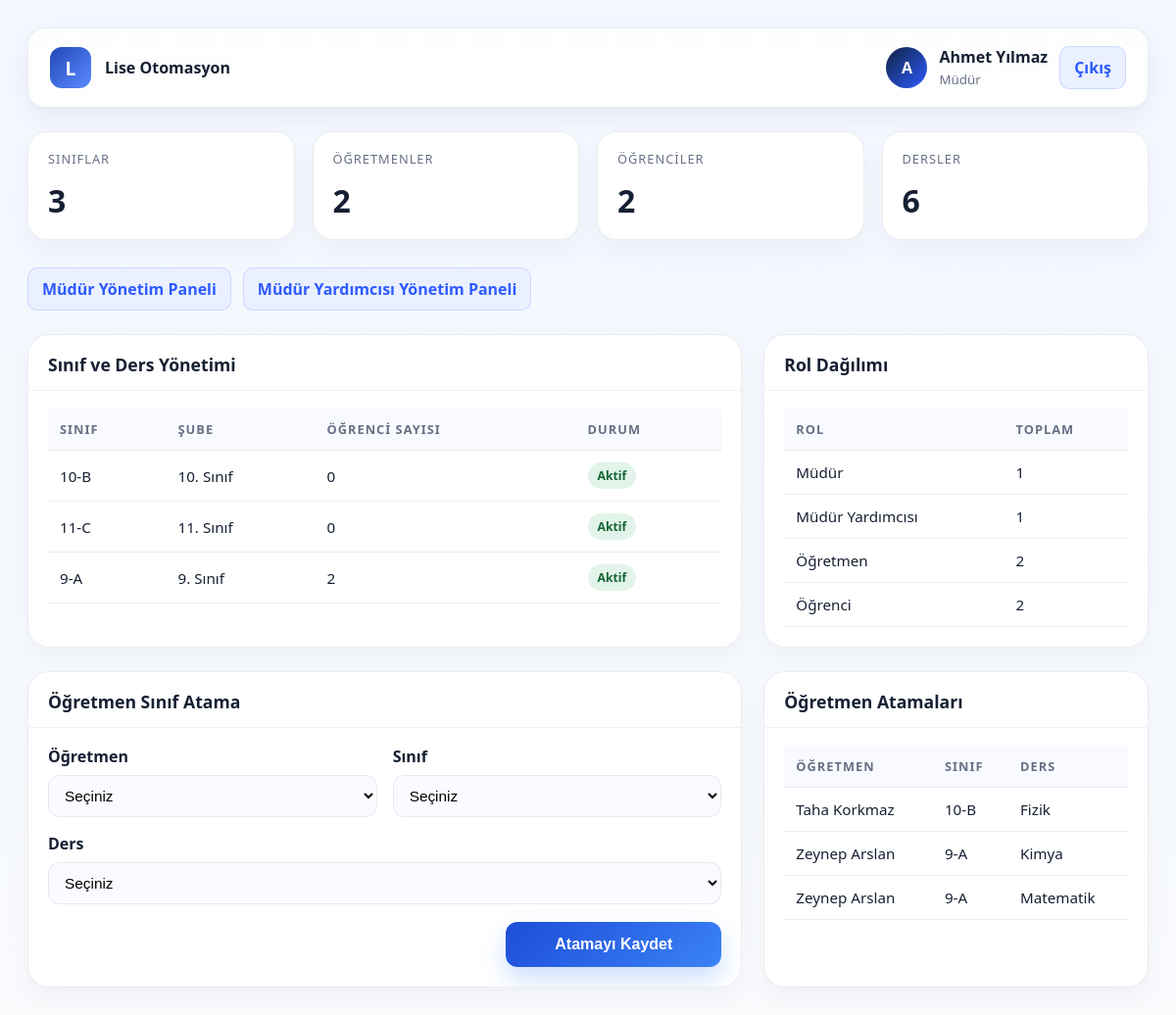
/dashboard.php (signed in), run on the app's committed database.
### tables this page shows
CREATE TABLE IF NOT EXISTS users (
    id INT AUTO_INCREMENT PRIMARY KEY,
    username VARCHAR(80) NOT NULL UNIQUE,
    password VARCHAR(255) NOT NULL,
    full_name VARCHAR(150) NOT NULL,
    role_id INT NOT NULL,
    class_id INT DEFAULT NULL,
    created_at TIMESTAMP DEFAULT CURRENT_TIMESTAMP,
    FOREIGN KEY (role_id) REFERENCES roles(id),
    FOREIGN KEY (class_id) REFERENCES classes(id)
);

CREATE TABLE IF NOT EXISTS roles (
    id INT AUTO_INCREMENT PRIMARY KEY,
    name VARCHAR(50) NOT NULL UNIQUE,
    label VARCHAR(100) NOT NULL
);

CREATE TABLE IF NOT EXISTS classes (
    id INT AUTO_INCREMENT PRIMARY KEY,
    name VARCHAR(50) NOT NULL UNIQUE,
    grade VARCHAR(20) DEFAULT NULL,
    advisor_teacher_id INT DEFAULT NULL
);

CREATE TABLE IF NOT EXISTS teacher_class_subject (
    id INT AUTO_INCREMENT PRIMARY KEY,
    teacher_id INT NOT NULL,
    class_id INT NOT NULL,
    subject_id INT NOT NULL,
    UNIQUE KEY uniq_teacher_class_subject (teacher_id, class_id, subject_id),
    FOREIGN KEY (teacher_id) REFERENCES users(id),
    FOREIGN KEY (class_id) REFERENCES classes(id),
    FOREIGN KEY (subject_id) REFERENCES subjects(id)
);

CREATE TABLE IF NOT EXISTS subjects (
    id INT AUTO_INCREMENT PRIMARY KEY,
    name VARCHAR(100) NOT NULL UNIQUE
);

### includes/auth.php (called while the page is built, shortened)
<?php
function currentUser(): ?array
{
    return $_SESSION['user'] ?? null;
}
function roleLabel(string $role): string
{
    $labels = [
        'admin' => 'Müdür',
        'assistant_principal' => 'Müdür Yardımcısı',
        'teacher' => 'Öğretmen',
        'student' => 'Öğrenci',
    ];
    return $labels[$role] ?? ucfirst(str_replace('_', ' ', $role));
}

### includes/functions.php (called while the page is built, shortened)
<?php
function fetchOne(PDO $pdo, string $sql, array $params = []): ?array
{
    $statement = $pdo->prepare($sql);
    $statement->execute($params);
    $result = $statement->fetch();
    return $result ?: null;
}
function fetchAll(PDO $pdo, string $sql, array $params = []): array
{
    $statement = $pdo->prepare($sql);
    $statement->execute($params);
    return $statement->fetchAll();
}

### dashboard.php (the view, shortened to what this page needs)
<?php
require_once __DIR__ . '/includes/auth.php';
require_once __DIR__ . '/includes/functions.php';
$current = currentUser();
$user = fetchOne(
    $db,
    'SELECT u.*, r.name AS role_name
     FROM users u
     INNER JOIN roles r ON r.id = u.role_id
     WHERE u.id = :id
     LIMIT 1',
    ['id' => (int) $current['id']]
);
$role = $user['role_name'];
$classes = fetchAll($db, 'SELECT * FROM classes ORDER BY name ASC');
$teachers = fetchAll($db, 'SELECT * FROM users WHERE role_id = (SELECT id FROM roles WHERE name = :role) ORDER BY full_name ASC', ['role' => 'teacher']);
$students = fetchAll($db, 'SELECT * FROM users WHERE role_id = (SELECT id FROM roles WHERE name = :role) ORDER BY full_name ASC', ['role' => 'student']);
$subjects = fetchAll($db, 'SELECT * FROM subjects ORDER BY name ASC');
$teacherAssignments = fetchAll(
    $db,
    'SELECT tcs.id, t.full_name AS teacher_name, c.name AS class_name, s.name AS subject_name
     FROM teacher_class_subject tcs
     INNER JOIN users t ON t.id = tcs.teacher_id
     INNER JOIN classes c ON c.id = tcs.class_id
     INNER JOIN subjects s ON s.id = tcs.subject_id
     ORDER BY c.name ASC, s.name ASC'
);
$teacherAssignments = fetchAll(
    $db,
    'SELECT tcs.id, t.full_name AS teacher_name, c.name AS class_name, s.name AS subject_name
     FROM teacher_class_subject tcs
     INNER JOIN users t ON t.id = tcs.teacher_id
     INNER JOIN classes c ON c.id = tcs.class_id
     INNER JOIN subjects s ON s.id = tcs.subject_id
     ORDER BY c.name ASC, s.name ASC'
);
$stats = [
    ['label' => 'Sınıflar', 'value' => count($classes)],
    ['label' => 'Öğretmenler', 'value' => count($teachers)],
    ['label' => 'Öğrenciler', 'value' => count($students)],
    ['label' => 'Dersler', 'value' => count($subjects)],
];
?>
<!DOCTYPE html>
<html lang="tr">
<head>
    <link rel="stylesheet" href="assets/css/style.css">
</head>
<body>
    <div class="dashboard">
        <div class="topbar">
            <div class="brand">
                <span class="brand-mark">L</span>
                <span>Lise Otomasyon</span>
            </div>
            <div class="user-box">
                <div class="avatar"><?= htmlspecialchars(substr($user['full_name'], 0, 1), ENT_QUOTES, 'UTF-8'); ?></div>
                <div class="user-meta">
                    <strong><?= htmlspecialchars($user['full_name'], ENT_QUOTES, 'UTF-8'); ?></strong>
                    <small><?= htmlspecialchars(roleLabel($role), ENT_QUOTES, 'UTF-8'); ?></small>
                </div>
                <a href="logout.php" class="logout-btn">Çıkış</a>
            </div>
        </div>
        <div class="content">
            <div class="stats-grid">
                <?php foreach ($stats as $stat): ?>
                    <div class="stat-card">
                        <div class="label"><?= htmlspecialchars($stat['label'], ENT_QUOTES, 'UTF-8'); ?></div>
                        <div class="value"><?= htmlspecialchars((string) $stat['value'], ENT_QUOTES, 'UTF-8'); ?></div>
                    </div>
                <?php endforeach; ?>
            </div>
            <?php if ($role === 'admin' || $role === 'assistant_principal'): ?>
                <div style="display:flex; gap:12px; flex-wrap:wrap; margin-bottom: 24px;">
                    <a href="admin_management.php" class="logout-btn">Müdür Yönetim Paneli</a>
                    <a href="assistant_management.php" class="logout-btn">Müdür Yardımcısı Yönetim Paneli</a>
                </div>
            <?php endif; ?>
            <?php if ($role === 'admin' || $role === 'assistant_principal'): ?>
                <div class="panel-grid">
                    <div class="panel">
                        <div class="panel-header-block">
                            <h3>Sınıf ve Ders Yönetimi</h3>
                        </div>
                        <div class="panel-body">
                            <div class="table-wrap">
                                <table>
                                    <thead>
                                        <tr>
                                            <th>Sınıf</th>
                                            <th>Şube</th>
                                            <th>Öğrenci Sayısı</th>
                                            <th>Durum</th>
                                        </tr>
                                    </thead>
                                    <tbody>
                                        <?php foreach ($classes as $classRow): ?>
                                            <tr>
                                                <td><?= htmlspecialchars($classRow['name'], ENT_QUOTES, 'UTF-8'); ?></td>
                                                <td><?= htmlspecialchars($classRow['grade'] ?? 'Seviye', ENT_QUOTES, 'UTF-8'); ?></td>
                                                <td><?= count(array_filter($students, fn($student) => (int) $student['class_id'] === (int) $classRow['id'])); ?></td>
                                                <td><span class="badge green">Aktif</span></td>
                                            </tr>
                                        <?php endforeach; ?>
                                    </tbody>
                                </table>
                            </div>
                        </div>
                    </div>
                    <div class="panel">
                        <div class="panel-header-block">
                            <h3>Rol Dağılımı</h3>
                        </div>
                        <div class="panel-body">
                            <div class="table-wrap">
                                <table>
                                    <thead>
                                        <tr>
                                            <th>Rol</th>
                                            <th>Toplam</th>
                                        </tr>
                                    </thead>
                                    <tbody>
                                        <tr><td>Müdür</td><td>1</td></tr>
                                        <tr><td>Müdür Yardımcısı</td><td>1</td></tr>
                                        <tr><td>Öğretmen</td><td><?= count($teachers); ?></td></tr>
                                        <tr><td>Öğrenci</td><td><?= count($students); ?></td></tr>
                                    </tbody>
                                </table>
                            </div>
                        </div>
                    </div>
                </div>
            <?php endif; ?>
            <?php if ($role === 'assistant_principal' || $role === 'admin'): ?>
                <div class="panel-grid">
                    <div class="panel">
                        <div class="panel-header-block">
                            <h3>Öğretmen Sınıf Atama</h3>
                        </div>
                        <div class="panel-body">
                            <form method="post" action="dashboard.php" data-confirm="Öğretmenin sınıf ve ders atamasını kaydetmek istediğinize emin misiniz?">
                                <div class="form-grid">
                                    <div class="field">
                                        <label for="teacher_id">Öğretmen</label>
                                        <select id="teacher_id" name="teacher_id" required>
                                            <option value="">Seçiniz</option>
                                        </select>
                                    </div>
                                    <div class="field">
                                        <label for="class_id">Sınıf</label>
                                        <select id="class_id" name="class_id" required>
                                            <option value="">Seçiniz</option>
                                        </select>
                                    </div>
                                    <div class="field full">
                                        <label for="subject_id">Ders</label>
                                        <select id="subject_id" name="subject_id" required>
                                            <option value="">Seçiniz</option>
                                        </select>
                                    </div>
                                </div>
                                <div class="inline-action">
                                    <button type="submit" class="primary-btn" style="width: auto; min-width: 220px;">Atamayı Kaydet</button>
                                </div>
                            </form>
                        </div>
                    </div>
                    <div class="panel">
                        <div class="panel-header-block">
                            <h3>Öğretmen Atamaları</h3>
                        </div>
                        <div class="panel-body">
                            <div class="table-wrap">
                                <table>
                                    <thead>
                                        <tr>
                                            <th>Öğretmen</th>
                                            <th>Sınıf</th>
                                            <th>Ders</th>
                                        </tr>
                                    </thead>
                                    <tbody>
                                        <?php foreach ($teacherAssignments as $assignment): ?>
                                            <tr>
                                                <td><?= htmlspecialchars($assignment['teacher_name'], ENT_QUOTES, 'UTF-8'); ?></td>
                                                <td><?= htmlspecialchars($assignment['class_name'], ENT_QUOTES, 'UTF-8'); ?></td>
                                                <td><?= htmlspecialchars($assignment['subject_name'], ENT_QUOTES, 'UTF-8'); ?></td>
                                            </tr>
                                        <?php endforeach; ?>
                                    </tbody>
                                </table>
                            </div>
                        </div>
                    </div>
                </div>
            <?php endif; ?>
        </div>
    </div>
</body>
</html>

### assets/css/style.css (style rules this page uses)
:root { --bg: #f4f7ff; --primary: #2d5bff; --primary-soft: #eaf0ff; --dark: #162033; --muted: #667085; --white: #ffffff; --success: #16a34a; --warning: #f59e0b; --danger: #ef4444; --border: rgba(22, 32, 51, 0.08); --shadow: 0 18px 50px rgba(20, 35, 84, 0.12); }
* { box-sizing: border-box; }
body { margin: 0; font-family: "Segoe UI", Tahoma, Geneva, Verdana, sans-serif; background: linear-gradient(135deg, #eef4ff 0%, #f8faff 50%, #eef8f7 100%); color: var(--dark); }
a { text-decoration: none; color: inherit; }
.primary-btn { width: 100%; border: none; border-radius: 12px; padding: 14px 18px; font-size: 1rem; font-weight: 700; cursor: pointer; background: linear-gradient(135deg, #1d4ed8 0%, #3b82f6 100%); color: white; box-shadow: 0 12px 24px rgba(59, 130, 246, 0.26); transition: transform 0.12s ease; }
.dashboard { min-height: 100vh; padding: 28px; background: linear-gradient(180deg, #f3f7ff 0%, #f8fafc 100%); }
.topbar { max-width: 1300px; margin: 0 auto 24px auto; background: rgba(255, 255, 255, 0.88); border: 1px solid var(--border); border-radius: 18px; padding: 18px 22px; display: flex; align-items: center; justify-content: space-between; box-shadow: 0 10px 25px rgba(17, 35, 66, 0.06); }
.brand { display: flex; align-items: center; gap: 14px; font-weight: 700; }
.brand-mark { display: inline-flex; align-items: center; justify-content: center; width: 42px; height: 42px; border-radius: 12px; background: linear-gradient(135deg, #2147b8, #5b8cff); color: white; font-size: 1.2rem; }
.user-box { display: flex; align-items: center; gap: 12px; }
.avatar { width: 42px; height: 42px; border-radius: 50%; background: linear-gradient(135deg, #102242, #2d5bff); color: white; display: flex; align-items: center; justify-content: center; font-weight: 700; }
.user-meta strong { display: block; }
.user-meta small { color: var(--muted); }
.logout-btn { border: 1px solid rgba(45, 91, 255, 0.15); background: var(--primary-soft); color: var(--primary); padding: 10px 14px; border-radius: 10px; font-weight: 600; }
.content { max-width: 1300px; margin: 0 auto; }
.stats-grid { display: grid; grid-template-columns: repeat(auto-fit, minmax(180px, 1fr)); gap: 18px; margin-bottom: 28px; }
.stat-card { background: white; border: 1px solid var(--border); border-radius: 20px; padding: 18px 20px; box-shadow: 0 12px 28px rgba(16, 24, 40, 0.04); }
.stat-card .label { color: var(--muted); font-size: 0.8rem; text-transform: uppercase; letter-spacing: 0.08em; }
.stat-card .value { margin-top: 12px; font-size: 2rem; font-weight: 700; }
.panel-grid { display: grid; grid-template-columns: 1.3fr 0.7fr; gap: 22px; margin-bottom: 24px; }
.panel { background: rgba(255, 255, 255, 0.94); border: 1px solid var(--border); border-radius: 22px; box-shadow: 0 10px 25px rgba(17, 35, 66, 0.04); overflow: hidden; }
.panel-header-block { padding: 18px 20px 14px; border-bottom: 1px solid rgba(17, 35, 66, 0.06); }
.panel-header-block h3 { margin: 0; font-size: 1.1rem; }
.panel-body { padding: 18px 20px 20px; }
.table-wrap { overflow-x: auto; }
table { width: 100%; border-collapse: collapse; }
th, td { text-align: left; padding: 12px 12px; border-bottom: 1px solid rgba(17, 35, 66, 0.08); font-size: 0.95rem; }
th { font-size: 0.8rem; text-transform: uppercase; letter-spacing: 0.08em; color: var(--muted); background: rgba(237, 242, 255, 0.4); }
.badge { display: inline-flex; align-items: center; padding: 5px 10px; border-radius: 999px; font-size: 0.76rem; font-weight: 700; }
.badge.green { background: rgba(22, 163, 74, 0.12); color: #166534; }
.form-grid { display: grid; grid-template-columns: repeat(2, minmax(0, 1fr)); gap: 16px; }
.form-grid .full { grid-column: 1 / -1; }
.form-grid .field label { display: block; margin-bottom: 8px; font-weight: 600; }
.form-grid .field select, .form-grid .field input { width: 100%; border-radius: 12px; border: 1px solid var(--border); background: #f9fbff; padding: 11px 12px; font-size: 0.96rem; }
.inline-action { margin-top: 18px; display: flex; justify-content: flex-end; }

### data on the page
users: full_name "A", full_name "Ahmet Yılmaz", role.name "Müdür"
classes: name "10-B", grade "10. Sınıf", id "0"
classes: name "11-C", grade "11. Sınıf", id "0"
classes: name "9-A", grade "9. Sınıf", id "2"
teacher_class_subject: teacher.full_name "Taha Korkmaz", class.name "10-B", subject.name "Fizik"
teacher_class_subject: teacher.full_name "Zeynep Arslan", class.name "9-A", subject.name "Kimya"
teacher_class_subject: teacher.full_name "Zeynep Arslan", class.name "9-A", subject.name "Matematik"

### other printed values
$stat['label'] "SINIFLAR"
$stat['value'] "3"
$stat['label'] "ÖĞRETMENLER"
$stat['value'] "2"
$stat['label'] "ÖĞRENCILER"
$stat['label'] "DERSLER"
$stat['value'] "6"
count($teachers) "2"
count($students) "2"
